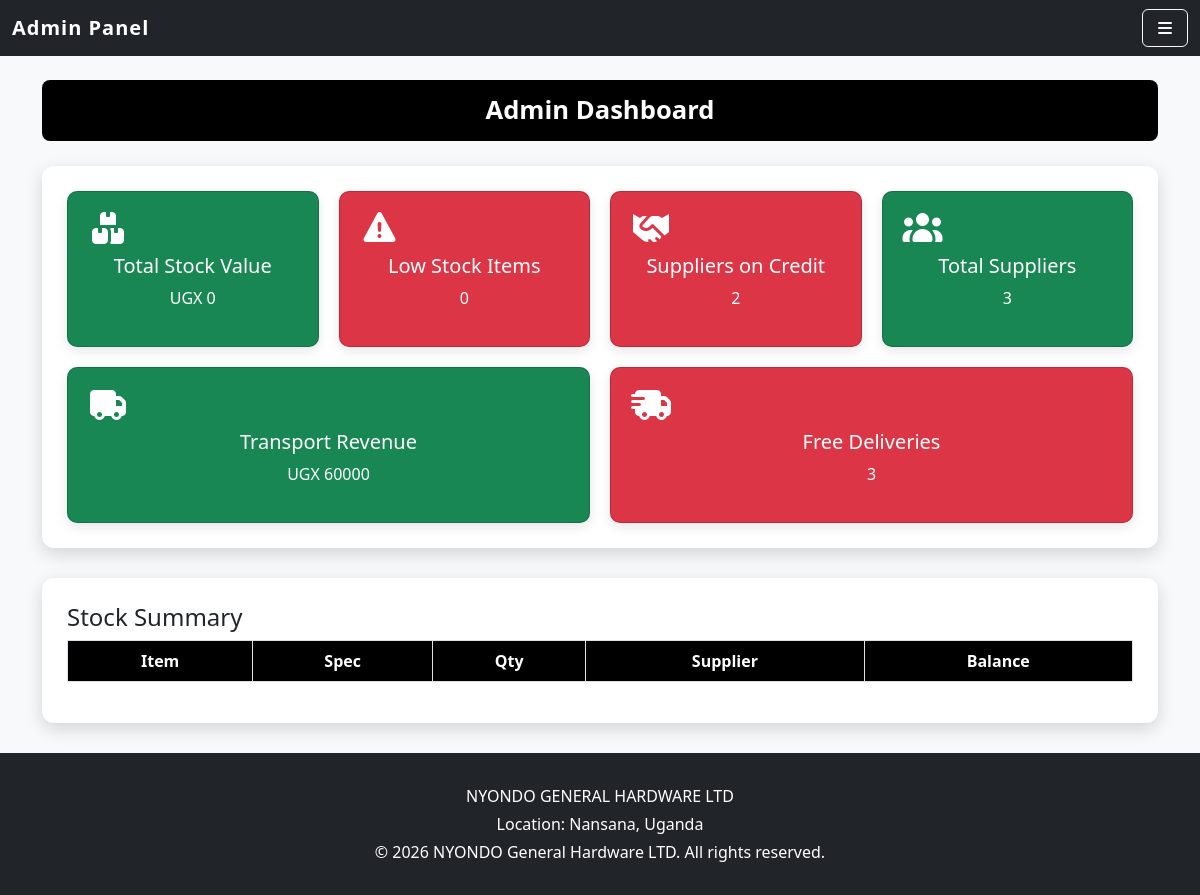
The page /dashboard/ on the database as committed earlier.
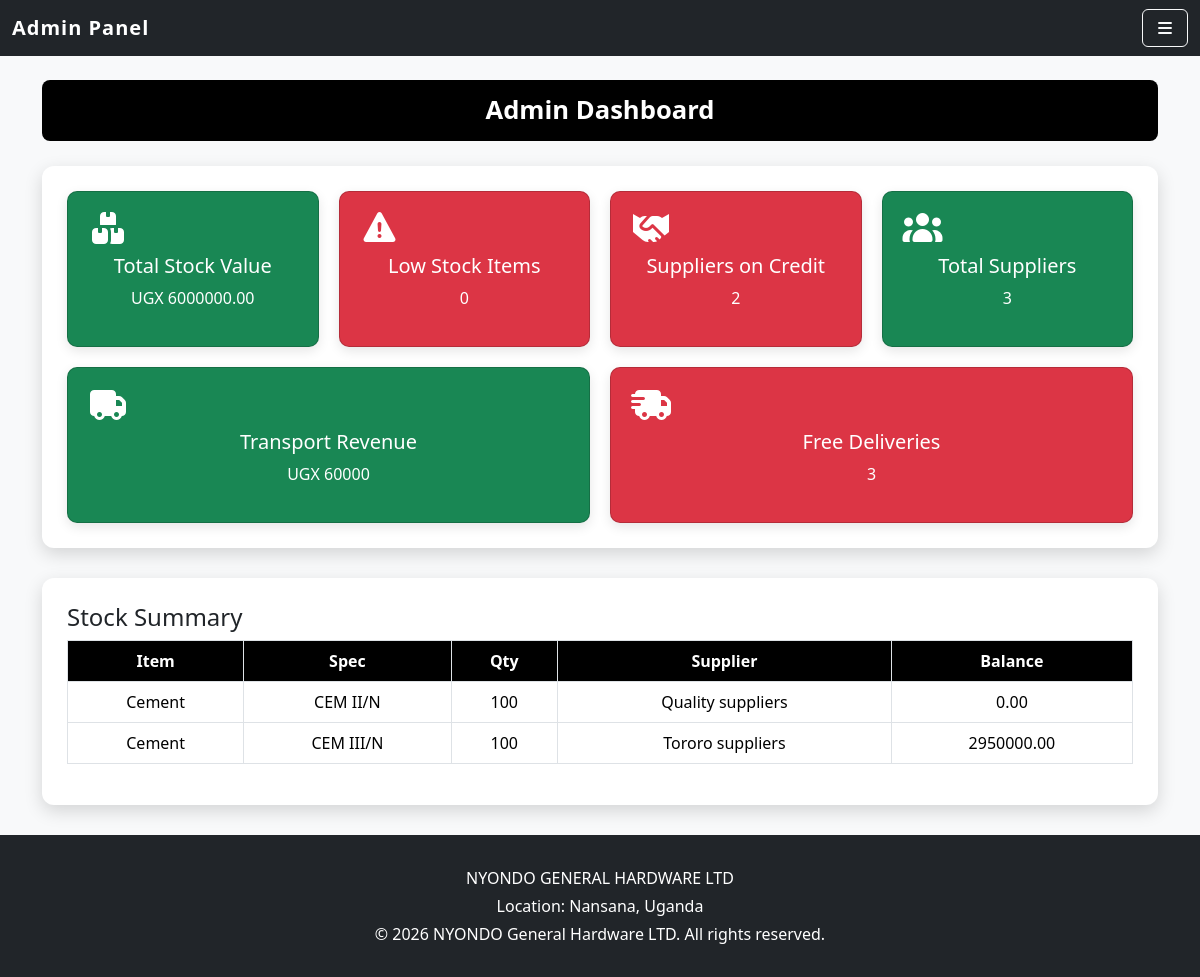
The same page on the database as committed later.
### dupapp/models.py (models this page shows, shortened)
class Stock(models.Model):
    item_name = models.CharField(max_length=50)
    specification = models.CharField(max_length=100,blank=True)
    quantity = models.IntegerField()
    unit_cost = models.DecimalField(max_digits=10,decimal_places=2)
    selling_price = models.DecimalField(max_digits=10,decimal_places=2 )
    supplier = models.ForeignKey(Supplier,on_delete=models.CASCADE,related_name='stocks')
    date_received = models.DateTimeField(auto_now_add=True)
    payment_method = models.CharField(max_length=20,choices=[
            ('Cash', 'Cash'),
            ('Credit', 'Credit')
        ]
    )
    amount_paid = models.DecimalField(max_digits=10,decimal_places=2,default=0)
    def balance(self):
        return (self.quantity * self.unit_cost) - self.amount_paid
    def stock_value(self):
        return self.quantity * self.unit_cost

class Supplier(models.Model):
    name = models.CharField(max_length=100, unique=True)
    email = models.EmailField(unique=True)
    contact = models.CharField(max_length=20,blank=True,null=True)
    address = models.CharField(max_length=200,blank=True,null=True)

### dupapp/views.py (the view)
# urls.py: path("dashboard/", views.admin_dashboard, name="admin_dashboard"),
def admin_dashboard(request):
    stocks = Stock.objects.all()
    suppliers = Supplier.objects.all()
    low_stock = stocks.filter(quantity__lt=10)
    supplier_credit = Sale.objects.filter(payment_method="Credit")
    total_stock_value = sum([s.stock_value() for s in stocks]) if stocks else 0
    transport_revenue = Sale.objects.aggregate(Sum('transport_cost'))['transport_cost__sum'] or 0
    free_deliveries = Sale.objects.filter(transport_cost=0).count()
    context = {
        "stocks": stocks,
        "suppliers": suppliers,
        "low_stock": low_stock,
        "supplier_credit": supplier_credit,
        "total_stock_value": total_stock_value,
        "transport_revenue": transport_revenue,
        "free_deliveries": free_deliveries,
    }
    return render(request, "admin_dashboard.html", context)

### dupapp/templates/admin_dashboard.html (shortened to what this page needs)
{% extends "base_admin.html" %}
{% block content %}
<h2 class="page-heading">Admin Dashboard</h2>
<div class="cards-container">
  <div class="card bg-success text-white">
    <i class="fas fa-boxes"></i>
    <h5>Total Stock Value</h5>
    <p>UGX {{ total_stock_value }}</p>
  </div>
  <div class="card bg-danger text-white">
    <i class="fas fa-exclamation-triangle"></i>
    <h5>Low Stock Items</h5>
    <p>{{ low_stock.count }}</p>
  </div>
  <div class="card bg-danger text-white">
    <i class="fas fa-handshake"></i>
    <h5>Suppliers on Credit</h5>
    <p>{{ supplier_credit.count }}</p>
  </div>
  <div class="card bg-success text-white">
    <i class="fas fa-users"></i>
    <h5>Total Suppliers</h5>
    <p>{{ suppliers.count }}</p>
  </div>
  <div class="card bg-success text-white">
    <i class="fas fa-truck"></i>
    <h5>Transport Revenue</h5>
    <p>UGX {{ transport_revenue }}</p>
  </div>
  <div class="card bg-danger text-white">
    <i class="fas fa-shipping-fast"></i>
    <h5>Free Deliveries</h5>
    <p>{{ free_deliveries }}</p>
  </div>
</div>
<div class="fields-container">
  <h4>Stock Summary</h4>
  <table class="table table-bordered">
    <thead>
      <tr>
        <th>Item</th><th>Spec</th><th>Qty</th><th>Supplier</th><th>Balance</th>
      </tr>
    </thead>
    <tbody>
      {% for stock in stocks %}
        <tr {% if stock.quantity < 10 %} class="table-danger" {% endif %}>
          <td>{{ stock.item_name }}</td>
          <td>{{ stock.specification }}</td>
          <td>{{ stock.quantity }}</td>
          <td>{{ stock.supplier.name }}</td>
          <td>{{ stock.balance }}</td>
        </tr>
      {% endfor %}
    </tbody>
  </table>
  </div>
{% endblock %}

Rows that differ between the two databases and show on the page:
added Stock: item_name "Cement", specification "CEM II/N", quantity "100", supplier.name "Quality suppliers", balance "0.00"
added Stock: item_name "Cement", specification "CEM III/N", quantity "100", supplier.name "Tororo suppliers", balance "2950000.00"
Other text that changed with them:
{{ total_stock_value }}: "0" → "6000000.00"
